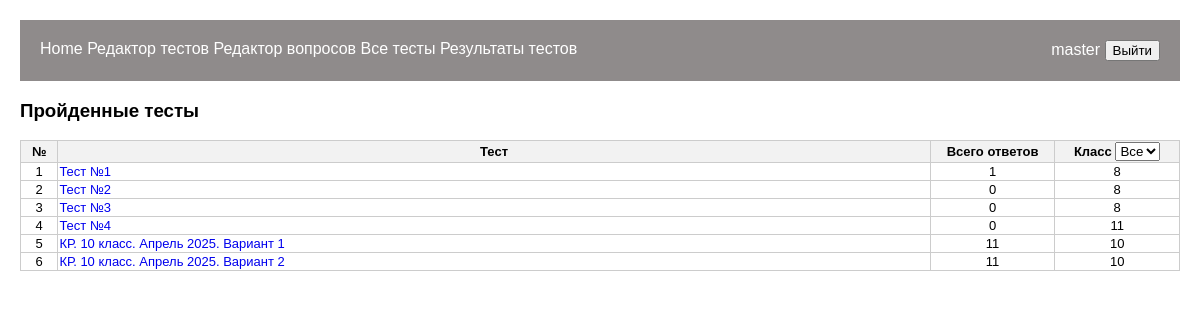
Screenshot of /tests/tests_all_results_admin/ (signed in) with the database file from the repository.
### tests/models.py (models this page shows, shortened)
class Test(models.Model):
    title = models.CharField(max_length=200, verbose_name='Название')
    questions = models.ManyToManyField(Question, verbose_name='Вопросы')
    created_by = models.ForeignKey(User, on_delete=models.CASCADE, verbose_name='Автор')
    time_create_test = models.DateTimeField(default=datetime.datetime.now(), verbose_name='Создано')
    klass_destination = models.CharField(default='7', max_length=2, choices=CLASSES, verbose_name='Класс')
    repeated_answer = models.BooleanField(default=False, verbose_name='Разрешена отправка')
    only_one_answer = models.BooleanField(default=True, verbose_name='Многократность ответов')
    tmp = models.BooleanField(default=True, verbose_name='Без заданий (временный тест)')

### tests/views.py (the view)
# urls.py: path('tests_all_results_admin/', tests_all_results_admin, name='tests_all_results_admin'),
@login_required
def tests_all_results_admin(request):
    if request.user.is_superuser:
        results = StudentResponse.objects.all()
        tests = Test.objects.exclude(tmp=True)
        count_results = {res.test_id:0 for res in results}
        for res in results:
            count_results[res.test_id] += 1
        data = {test: [test, count_results[test.id] if StudentResponse.objects.filter(test_id=test.id).exists() else 0] for test in tests}
        return render(request, 'tests/tests_all_results_admin.html', {'data': data})
    else:
        return redirect('login')

### tests/templates/tests/tests_all_results_admin.html (shortened to what this page needs)
{% extends 'tests/base.html' %}
{% block content %}
<h3>Пройденные тесты</h3>
<table id="table_total">
    <thead>
        <tr>
            <th style="width: 3%">№</th>
            <th style="width: 70%;">Тест</th>
            <th style="width: 10%">Всего ответов</th>
            <th style="width: 10%">
                <label for="classFilter">Класс</label>
                <select id="classFilter">
                    <option value="">Все</option>
                </select>
            </th>
        </tr>
    </thead>
    <tbody>
        {% for key, value in data.items %}
        <tr data-class="{{ value.0.klass_destination }}">
            <td align="center">
                {{ forloop.counter }}
            </td>
            <td>
                <a href="{% url 'test_students_results' value.0.id %}">{{ value.0.title }}</a>
            </td>
            <td align="center">
                {{ value.1 }}
            </td>
            <td align="center">
                {{ value.0.klass_destination }}
            </td>
        </tr>
        {% endfor %}
    </tbody>
</table>
{% endblock %}

### tests/templates/tests/base.html (shortened to what this page needs)
<!DOCTYPE html>
<html lang="ru">
<head>
    {% load static %}
    <link rel="stylesheet" type="text/css" href="{% static 'css/styles.css' %}">
</head>
<body>
    <div class="navbar">
        <div class="nav-left">
            <a href="{% url 'home' %}">Home</a>
            {% if user.is_authenticated %}
            {% if user.is_superuser %}
            <a href="{% url 'add_test' %}">Редактор тестов</a>
            {% endif %}
            {% if user.is_superuser %}
            <a href="{% url 'list_questions' %}">Редактор вопросов</a>
            {% endif %}
            {% if user.is_superuser %}
            <a href="{% url 'tests_list_admin' %}">Все тесты</a>
            {% else %}
            <a href="{% url 'test_list' %}">Тесты</a>
            {% endif %}
            {% if user.is_superuser %}
            <a href="{% url 'tests_all_results_admin' %}">
                Результаты тестов
            </a>
            {% else %}
            <a href="{% url 'my_tests' %}">
                Мои результаты
            </a>
            {% endif %}
            {% endif %}
        </div>
        {% if user.is_authenticated %}
        <div class="nav-right">
            <a href="{% url 'user_page' user.id %}">{{ user.username }}</a>
            <form method="post" action="{% url 'logout' %}" style="display:inline;">
                <button type="submit">Выйти</button>
            </form>
        </div>
        {% endif %}
    </div>
    <div>
        {% block content %}
        {% endblock %}
    </div>
</body>
</html>

### tests/static/css/styles.css (style rules this page uses)
#table_total { width: 100%; border-collapse: collapse; margin: auto; margin-bottom: 20px; font-size: small; }
th, td { border: 1px solid #ccc; }
td a { text-decoration: none; }
th { background-color: #f2f2f2; }
.navbar { display: flex; justify-content: space-between; background-color: #8f8b8b; padding: 20px; }
.navbar a { color: white; text-decoration: none; }
body { font-family: Arial, sans-serif; margin: 20px; }

### rows the page displays
Test: title "Тест №1", value "1", klass_destination "8"
Test: title "Тест №2", value "0", klass_destination "8"
Test: title "Тест №3", value "0", klass_destination "8"
Test: title "Тест №4", value "0", klass_destination "11"
Test: title "КР. 10 класс. Апрель 2025. Вариант 1", value "11", klass_destination "10"
Test: title "КР. 10 класс. Апрель 2025. Вариант 2", value "11", klass_destination "10"

### other values shown
{{ user.username }} "master"
